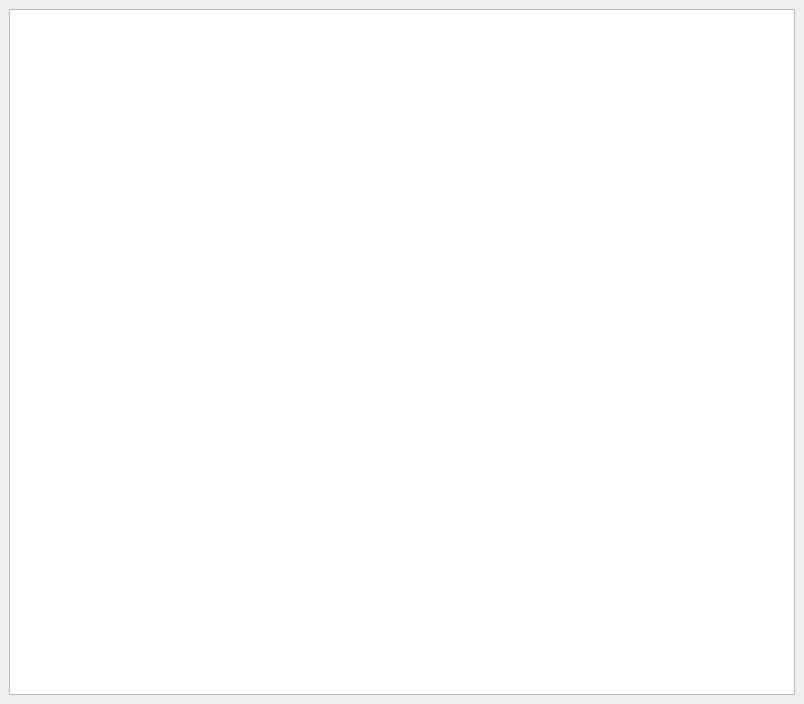
<?xml version="1.0" encoding="UTF-8"?>
<ui version="4.0">
 <class>MainWindow</class>
 <widget class="QMainWindow" name="MainWindow">
  <property name="geometry">
   <rect>
    <x>0</x>
    <y>0</y>
    <width>804</width>
    <height>704</height>
   </rect>
  </property>
  <property name="minimumSize">
   <size>
    <width>650</width>
    <height>650</height>
   </size>
  </property>
  <property name="windowTitle">
   <string>Image</string>
  </property>
  <widget class="QWidget" name="centralwidget">
   <layout class="QVBoxLayout" name="verticalLayout">
    <item>
     <widget class="QGraphicsView" name="graphicsView"/>
    </item>
   </layout>
  </widget>
 </widget>
 <resources/>
 <connections/>
</ui>
